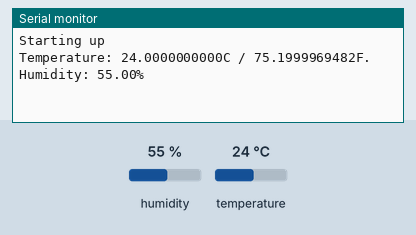
Recording of a sketch running on a simulated Arduino Uno, built with avr-gcc and run on an emulated ATmega328P. On the bench: the last lines printed to the serial monitor. Inputs (shaded band) come from the test bench; at power-on: humidity 55 %, temperature 24 °C.

Above: at 1.2 s.
1.3 s: humidity set to 22 %
At 2.6 s:
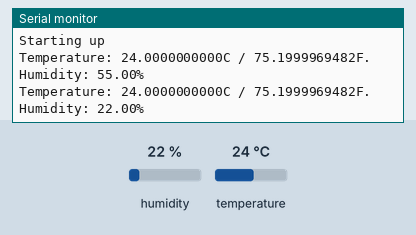
2.8 s: temperature set to 12 °C
4.3 s: humidity set to 40 %
At 4.3 s:
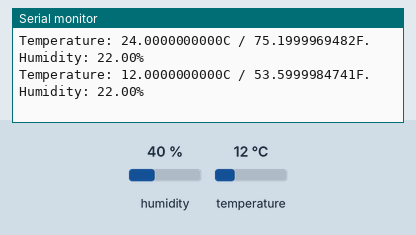
Timing chart, 0 to 7.3 s (numbered marks = the images above; inputs shaded):
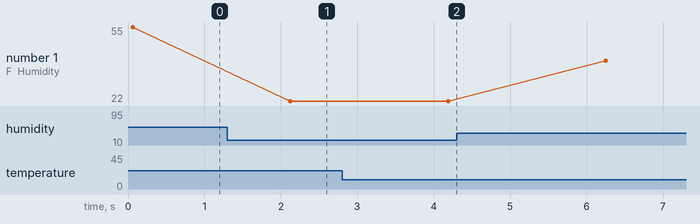

The sketch:

ReadSHT1xValues.ino
```cpp
// (licence header left out)
#include <SHT1x.h>

// Specify data and clock connections and instantiate SHT1x object
#define dataPin  14
#define clockPin 12
SHT1x sht1x(dataPin, clockPin);

void setup()
{
   Serial.begin(38400); // Open serial connection to report values to host
   Serial.println("Starting up");
}

void loop()
{
  float temp_c;
  float temp_f;
  float humidity;

  // Read values from the sensor
  temp_c = sht1x.readTemperatureC();
  temp_f = sht1x.readTemperatureF();
  humidity = sht1x.readHumidity();

  // Print the values to the serial port
  Serial.print("Temperature: ");
  Serial.print(temp_c, DEC);
  Serial.print("C / ");
  Serial.print(temp_f, DEC);
  Serial.print("F. Humidity: ");
  Serial.print(humidity);
  Serial.println("%");

  delay(2000);
}
```

Measured:
- after the input at 1.3 s, the serial monitor: prints a new line after 0.82 s (image 1)
- plotted number 1: 55 → 22 after the input at 1.3 s, 22 → 40 after the input at 4.3 s
